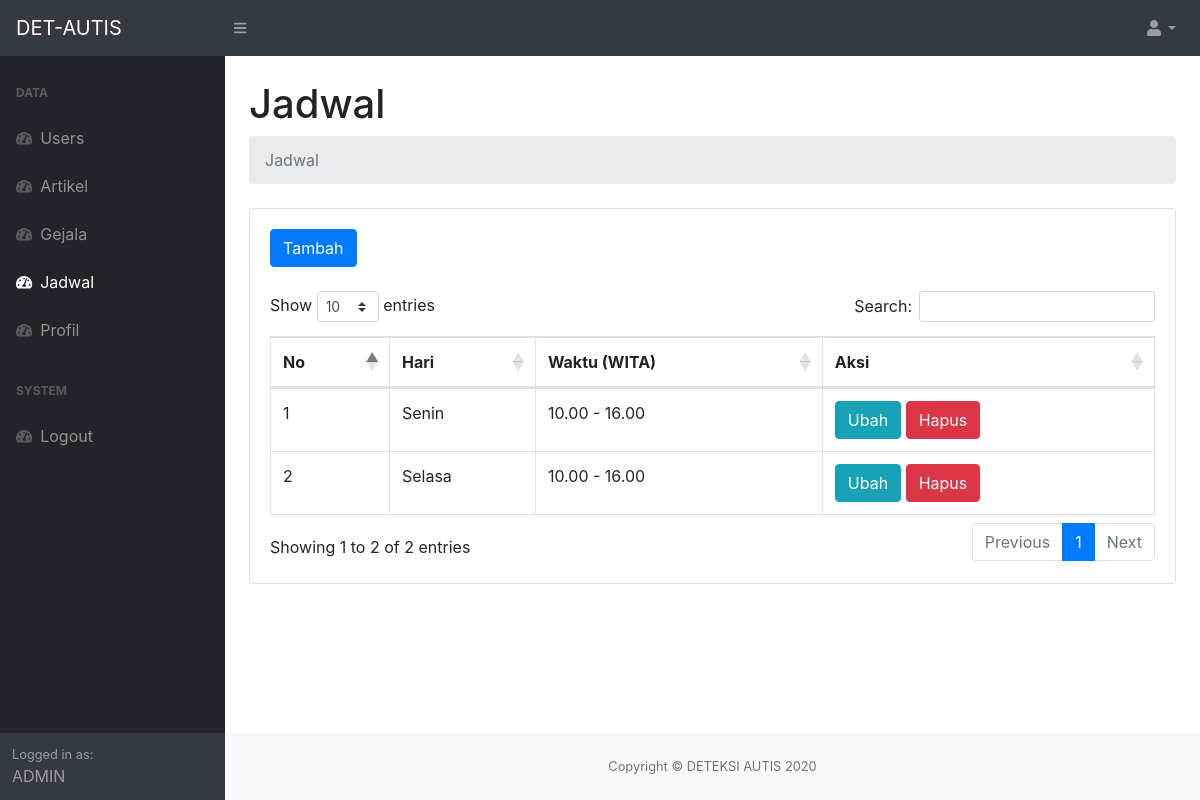
Page /admin/index.php?page=jadwal (signed in) on the committed database.
### tables this page shows
CREATE TABLE `jadwal` (
  `id` int(11) NOT NULL,
  `hari` varchar(128) NOT NULL,
  `waktu` varchar(128) NOT NULL
);

### admin/Jadwal/index.php (the view, shortened to what this page needs)
<div class="container-fluid">
    <h1 class="mt-4">Jadwal</h1>
    <ol class="breadcrumb mb-4">
        <li class="breadcrumb-item active">Jadwal</li>
    </ol>
    <div class="card mb-4">
        <div class="card-body">
            <a href="?page=jadwal-tambah" class="btn btn-primary mb-4">Tambah</a>
            <div class="table-responsive">
                <table class="table table-bordered" id="dataTable" width="100%" cellspacing="0">
                    <thead>
                        <tr>
                            <th>No</th>
                            <th>Hari</th>
                            <th>Waktu (WITA)</th>
                            <th>Aksi</th>
                        </tr>
                    </thead>
                    <tbody>
                        <?php $getJadwal = $koneksi->query("SELECT * FROM jadwal") ?>
                        <?php $no = 1;
                        while ($dataJadwal = $getJadwal->fetch_assoc()) : ?>
                            <tr>
                                <td><?= $no ?></td>
                                <td><?= $dataJadwal['hari'] ?></td>
                                <td><?= $dataJadwal['waktu'] ?></td>
                                <td>
                                    <a href="index.php?page=jadwal-ubah&id=<?= $dataJadwal['id'] ?>" class="btn btn-info">Ubah</a>
                                    <a href="index.php?page=jadwal-hapus&id=<?= $dataJadwal['id'] ?>" class="btn btn-danger" onclick="return confirm('Hapus Data?')">Hapus</a>
                                </td>
                            </tr>
                        <?php $no++;
                        endwhile ?>
                    </tbody>
                </table>
            </div>
        </div>
    </div>
</div>

### rows in the picture
jadwal: hari "Senin", waktu "10.00 - 16.00"
jadwal: hari "Selasa", waktu "10.00 - 16.00"
